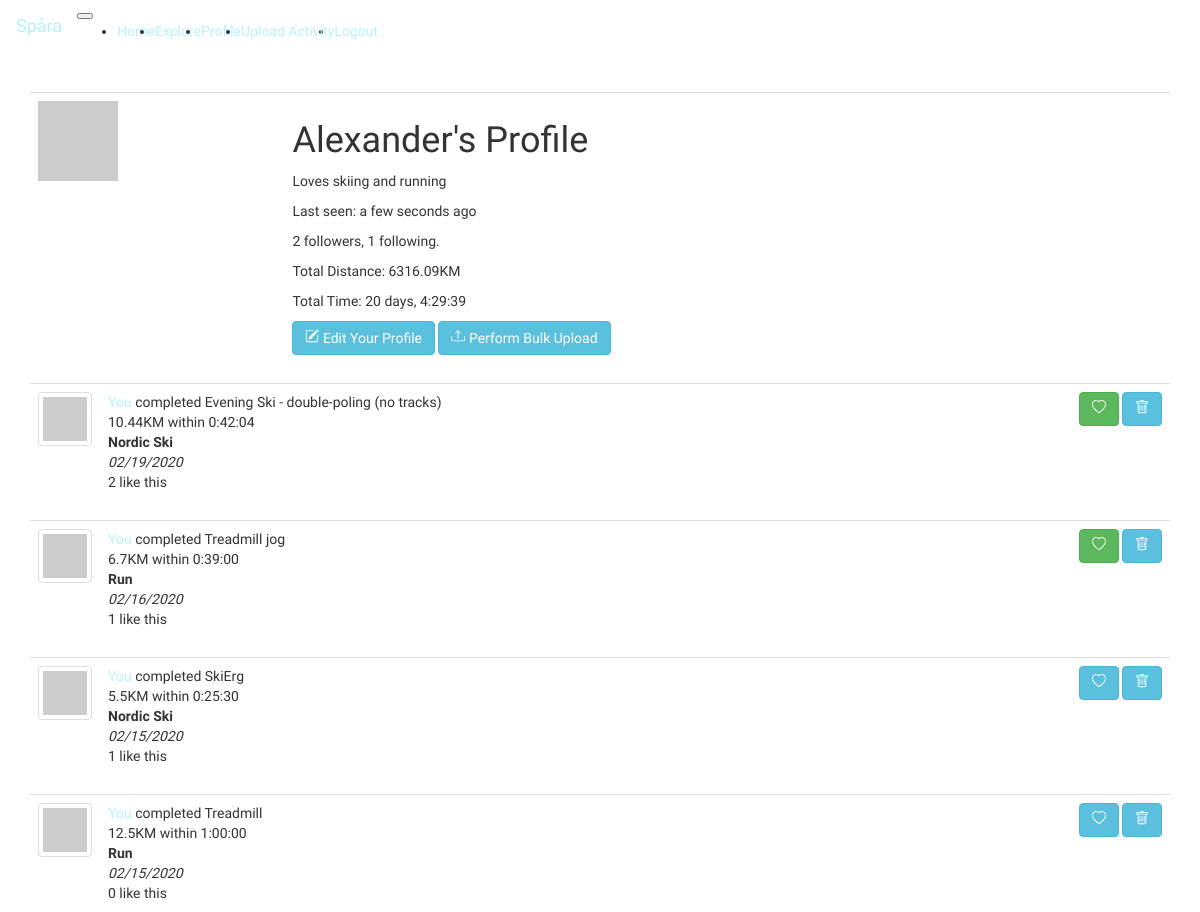
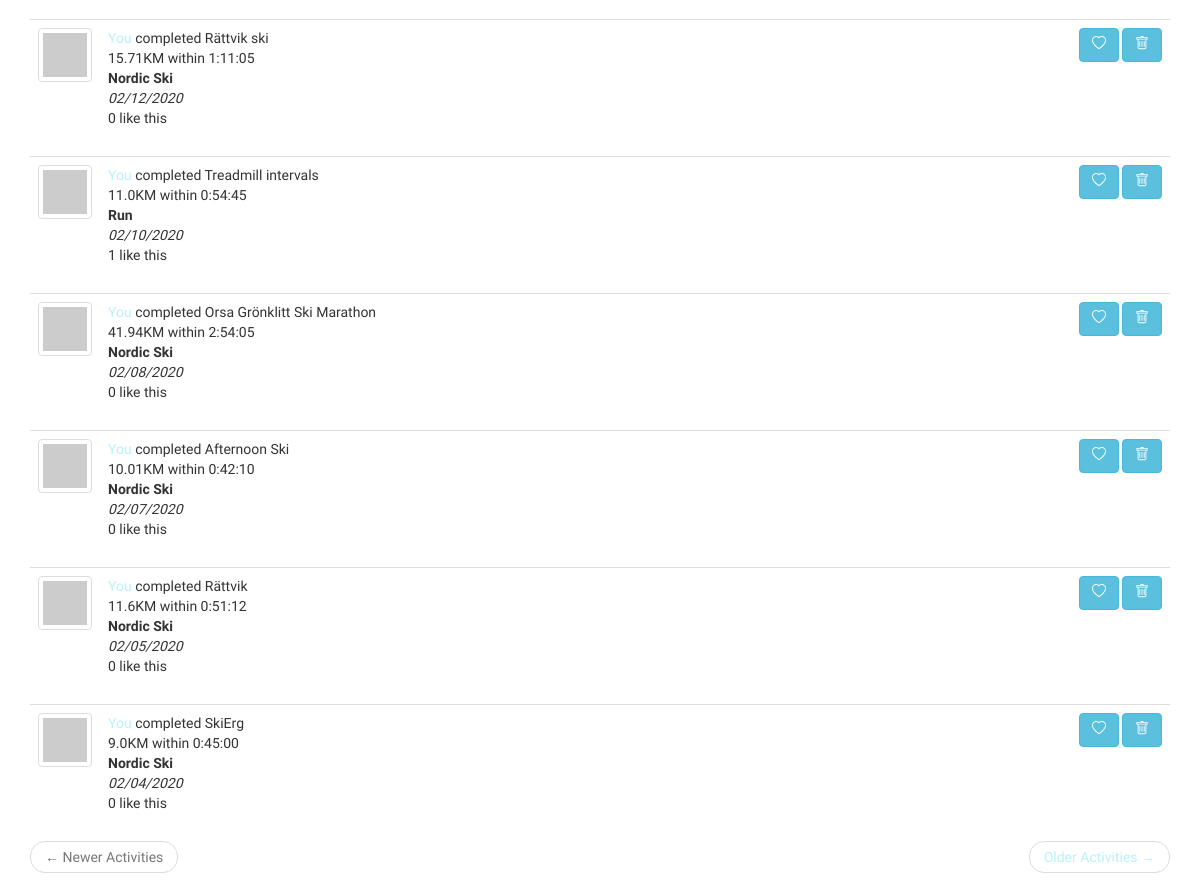
Screenshot of /profile/Alexander (signed in) with the database file from the repository (2 pictures, top to bottom).
### app/models.py (models this page shows, shortened)
class User(UserMixin, db.Model):
    id = db.Column(db.Integer, primary_key=True)
    username = db.Column(db.String(64), index=True, unique=True)
    email = db.Column(db.String(120), index=True, unique=True)
    activities = db.relationship('Activity', backref='athlete', lazy='dynamic')
    password_hash = db.Column(db.String(128))
    about_me = db.Column(db.String(140))
    last_seen = db.Column(db.DateTime, default=datetime.utcnow)
    follows = db.relationship(
        'User', secondary=followers,
        primaryjoin=(followers.c.follower_id == id),
        secondaryjoin=(followers.c.follows_id == id),
        backref=db.backref('followers', lazy='dynamic'), lazy='dynamic')
    liked_activities = db.relationship(
        'Activity', secondary=likes,
        backref=db.backref('liked_by', lazy='dynamic'), lazy='dynamic')
    def avatar(self, size):
        digest = md5(self.email.lower().encode('utf-8')).hexdigest()
        return 'https://www.gravatar.com/avatar/{}?d=identicon&s={}'.format(
            digest, size)
    def likes_activity(self, activity):
        return self.liked_activities.filter(
            likes.c.activity_id == activity.id).count() > 0

class Activity(db.Model):
    id = db.Column(db.Integer, primary_key=True)
    timestamp = db.Column(db.DateTime, index=True, default=datetime.utcnow)
    title = db.Column(db.String(64), index=True)
    activity_type = db.Column(db.String(64), index=True)
    distance = db.Column(db.Float)
    duration = db.Column(db.Integer)
    user_id = db.Column(db.Integer, db.ForeignKey('user.id'))

### app/main/routes.py (the view)
@bp.route('/profile/<username>', methods=['GET', 'POST'])
@login_required
def profile(username):
    user = User.query.filter_by(username=username).first_or_404()
    page = request.args.get('page', 1, type=int)
    activities = user.activities.order_by(Activity.timestamp.desc()).paginate(
        page, app.config['ACTIVITIES_PER_PAGE'], False)
    total_distance = data_processing.total_column(Activity.distance, user.id)
    total_time = data_processing.total_column(Activity.duration, user.id)
    next_url = url_for('main.profile', username=user.username, page=activities.next_num) \
        if activities.has_next else None
    prev_url = url_for('main.profile', username=user.username, page=activities.prev_num) \
        if activities.has_prev else None
    return render_template('profile.html', title="Profile", user=user, page=page, activities=activities.items,
                           total_distance=total_distance, total_time=total_time,
                           next_url=next_url, prev_url=prev_url)

### app/analytics/data_processing.py (called while the page is built)
def total_column(column, user_id):
    total_column = db.session.query(func.sum(column)). \
        filter(Activity.user_id == user_id).scalar()
    if total_column:
        total_column = round(total_column, 2)
    else:
        total_column = 0
    return total_column

### app/main/routes.py (called while the page is built)
@bp.before_request
def before_request():
    if current_user.is_authenticated:
        current_user.last_seen = datetime.utcnow()
        db.session.commit()

### app/models.py (called while the page is built)
@login.user_loader
def load_user(id):
    return User.query.get(int(id))

### app/momentjs.py (called while the page is built)
    def render(self, format):
        return Markup("<script>\ndocument.write(moment(\"%s\").%s);\n</script>" % (self.timestamp.strftime("%Y-%m-%dT%H:%M:%S Z"), format))

    def calendar(self):
        return self.render("calendar()")

    def fromNow(self):
        return self.render("fromNow()")

### app/templates/profile.html (shortened to what this page needs)
<!DOCTYPE html>
<html lang="en">
{% extends "base.html" %}
{% import "bootstrap/wtf.html" as wtf %}
{% block app_content %}
    <table class="table table-default">
        <tr valign="top">
            <td ><img src="{{ user.avatar(128) }}"></td>
            <td>
                <h1>{{ user.username }}'s Profile</h1>
                {% if user.about_me %}<p>{{ user.about_me }}</p>{% endif %}
                {% if user.last_seen %}<p>Last seen: {{ momentjs(user.last_seen).fromNow() }}</p>{% endif %}
                <p>{{ user.followers.count() }} followers, {{ user.follows.count() }} following.</p>
                <p>Total Distance: {{ total_distance }}KM</p>
                <p>Total Time: {{ datetime.timedelta(seconds=total_time) }}</p>
                {% if user == current_user %}
                <a href="{{url_for('main.edit_profile')}}">
                    <button class="btn btn-info">
                     Edit Your Profile
                </button>
                </a>
                <a href="{{url_for('main.bulk_upload')}}">
                    <button class="btn btn-info">
                     Perform Bulk Upload</button>
                </a>
                {% elif not current_user.is_following(user) %}
                <p><a href="{{ url_for('main.follow', username=user.username) }}">Follow</a></p>
                {% else %}
                <p><a href="{{ url_for('main.unfollow', username=user.username) }}">Unfollow</a></p>
                {% endif %}
            </td>
        </tr>
    </table>
    {% for activity in activities %}
        {% include '_activity.html' %}
    {% endfor %}
    <nav aria-label="...">
        <ul class="pager">
            <li class="previous{% if not prev_url %} disabled{% endif %}">
                <a href="{{ prev_url or '#' }}">
                    <span aria-hidden="true">&larr;</span> Newer Activities
                </a>
            </li>
            <li class="next{% if not next_url %} disabled{% endif %}">
                <a href="{{ next_url or '#' }}">
                    Older Activities <span aria-hidden="true">&rarr;</span>
                </a>
            </li>
        </ul>
    </nav>
{% endblock %}

### app/templates/base.html (shortened to what this page needs)
<!DOCTYPE html>
<html lang="en">
{% extends "bootstrap/base.html" %}
{% block styles %}
{{super()}}
<link rel="stylesheet" type="text/css" href="/static/CSS/base.css">
<link rel="stylesheet" href="https://cdn.jsdelivr.net/chartist.js/latest/chartist.min.css">
{% endblock %}
{% block navbar %}
<nav class="navbar navbar-expand-lg navbar-light bg-light">
  <a class="navbar-brand" href="{{url_for('main.index')}}">Spåra</a>
  <button class="navbar-toggler" type="button" data-toggle="collapse" data-target="#navbarNavDropdown" aria-controls="navbarNavDropdown" aria-expanded="false" aria-label="Toggle navigation">
  </button>
  <div class="collapse navbar-collapse" id="navbarNavDropdown">
    <ul class="navbar-nav">
      <li class="nav-item">
        <a class="nav-link" href="{{ url_for('main.index') }}">Home <span class="sr-only">(current)</span></a>
      </li>
      {% if current_user.is_authenticated %}
      <li class="nav-item">
        <a class="nav-link" href="{{ url_for('main.explore') }}">Explore</a>
      </li>
      <li class="nav-item">
        <a class="nav-link" href="{{ url_for('main.profile', username=current_user.username) }}">Profile</a>
      </li>
      <li class="nav-item dropdown">
        <a class="nav-link dropdown-toggle" href="#" id="navbarDropdownMenuLink" role="button" data-toggle="dropdown" aria-haspopup="true" aria-expanded="false">
          Upload Activity
        </a>
      </li>
      {% endif %}
      {% if current_user.is_anonymous %}
        <li class="nav-item">
          <a class= "nav-link" href="{{ url_for('auth.login') }}">Login</a>
        </li>
        <li class="nav-item">
          <a class="nav-link" href="{{ url_for('auth.register') }}">Register</a>
        </li>
        {% else %}
        <li class="nav-item">
          <a class="nav-link" href="{{ url_for('auth.logout') }}">Logout</a>
        </li>
      {% endif %}
    </ul>
  </div>
</nav>
{% endblock %}
{% block content %}
<br>
<div class="container">
    {% block app_content %}{% endblock %}
</div>
{% endblock %}

### app/templates/_activity.html (shortened to what this page needs)
<!DOCTYPE html>
<html lang="en">
<table class="table table-hover">
    <tr>
        <td width="70px">
            <a href="{{ url_for('main.profile', username=activity.athlete.username) }}">
                <img src="{{ activity.athlete.avatar(50) }}" class="img-thumbnail">
            </a>
        </td>
        <td>
            {% if activity.athlete == current_user %}
            <a href="{{ url_for('main.profile', username=current_user.username) }}">
                You
            </a>
            {% else %}
            <a href="{{ url_for('main.profile', username=activity.athlete.username) }}">
                {{ activity.athlete.username }}
            </a>
            {% endif %}
            completed {{ activity.title }}
            <br>
            <span>{{ activity.distance}}KM within {{ datetime.timedelta(seconds=activity.duration) }} </span>
            <br>
            <span style="font-weight:bold"> {{ activity.activity_type }}</span>
            <br>
            <em>{{ momentjs(activity.timestamp).calendar() }}</em>
            <br>
            <span>{{ activity.liked_by.count() }} like this</span>
        </td>
        <td align="right">
            {% if current_user.likes_activity(activity) %}
            <a href="{{ url_for('main.like', activity_id=activity.id) }}">
                <button class="btn btn-success"></button>
            </a>
            {% else %}
            <a href="{{ url_for('main.like', activity_id=activity.id) }}">
                <button class="btn btn-info"></button>
            </a>
            {% endif %}
            {% if activity.athlete == current_user %}
            <a href="{{ url_for('main.delete_activity', activity_id=activity.id) }}">
                <button class="btn btn-info"></button>
            </a>
            {% endif %}
        </td>
    </tr>
</table>
</html>

### app/static/CSS/base.css (style rules this page uses)
body { font-family: 'Comfortaa', cursive; }
a { color: #B7F2FA }

### rows the page displays
User: username "Alexander", about_me "Loves skiing and running"
Activity: title "Evening Ski - double-poling (no tracks)", distance "10.44", timedelta "0:42:04", activity_type "Nordic Ski", liked_by.count "2"
Activity: title "Treadmill jog", distance "6.7", timedelta "0:39:00", activity_type "Run", liked_by.count "1"
Activity: title "SkiErg", distance "5.5", timedelta "0:25:30", activity_type "Nordic Ski", liked_by.count "1"
Activity: title "Treadmill", distance "12.5", timedelta "1:00:00", activity_type "Run", liked_by.count "0"
Activity: title "Rättvik ski", distance "15.71", timedelta "1:11:05", activity_type "Nordic Ski", liked_by.count "0"
Activity: title "Treadmill intervals", distance "11.0", timedelta "0:54:45", activity_type "Run", liked_by.count "1"
Activity: title "Orsa Grönklitt Ski Marathon", distance "41.94", timedelta "2:54:05", activity_type "Nordic Ski", liked_by.count "0"
Activity: title "Afternoon Ski", distance "10.01", timedelta "0:42:10", activity_type "Nordic Ski", liked_by.count "0"
Activity: title "Rättvik", distance "11.6", timedelta "0:51:12", activity_type "Nordic Ski", liked_by.count "0"
Activity: title "SkiErg", distance "9.0", timedelta "0:45:00", activity_type "Nordic Ski", liked_by.count "0"

### other values shown
{{ user.followers.count() }} "2"
{{ user.follows.count() }} "1"
{{ total_distance }} "6316.09"
{{ datetime.timedelta(seconds=total_time) }} "20 days, 4:29:39"
